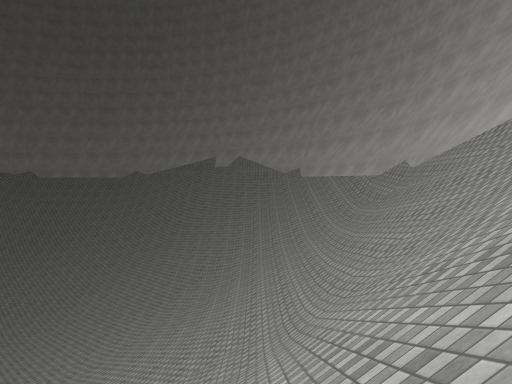
[1] (above)

24 first-person views from a walk through a scene from a Unity 3-D project. The camera is 1.4 m above the floor, tilts 2° down and sees 70° across. The floor is counted in squares, 2 m on a side. Each view is taken from the middle of a square. On the plan, view 1 faces up. The plan holds only what a view shows up to about 11 squares ahead; the rest is blank. The place goes on beyond the plan. The player is left out. Surface patterns are stand-ins for the level's own textures.

[2]
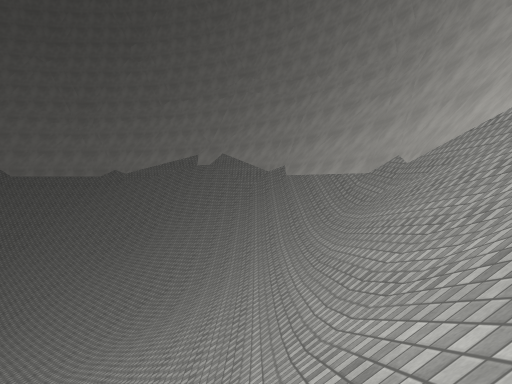

[3]
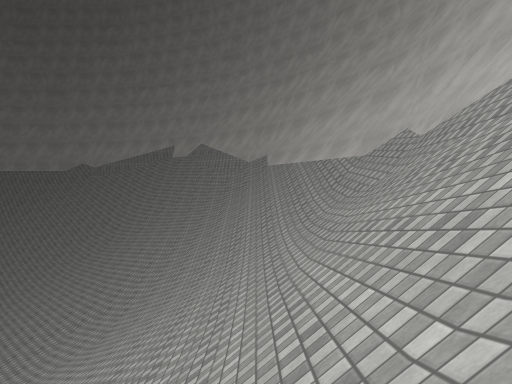

[4]
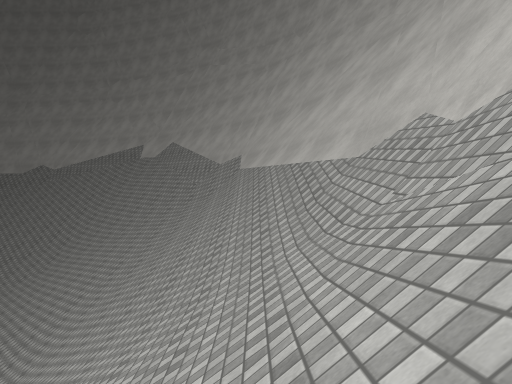

[5]
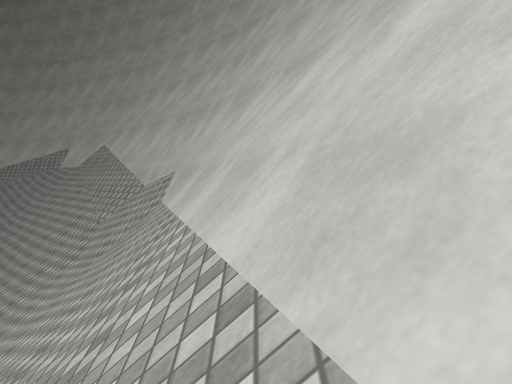

[6]
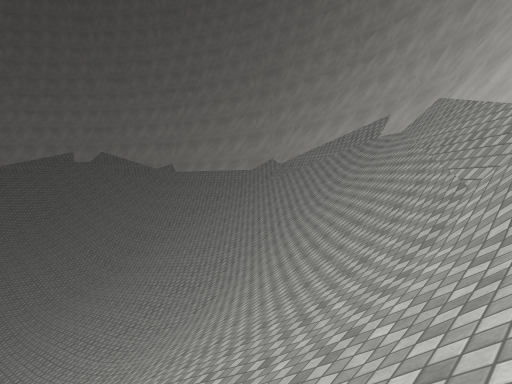

[7]
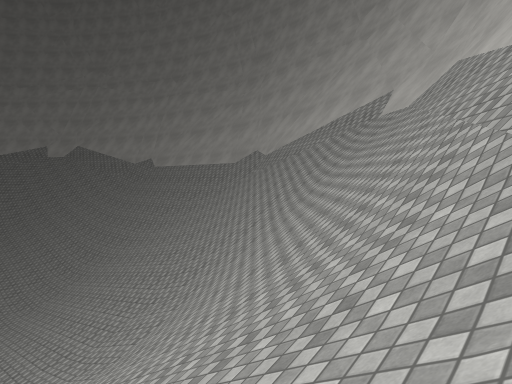

[8]
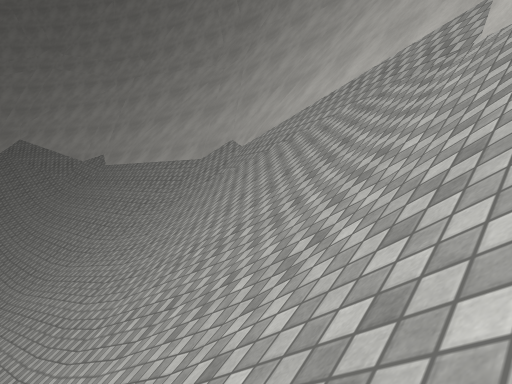

[9]
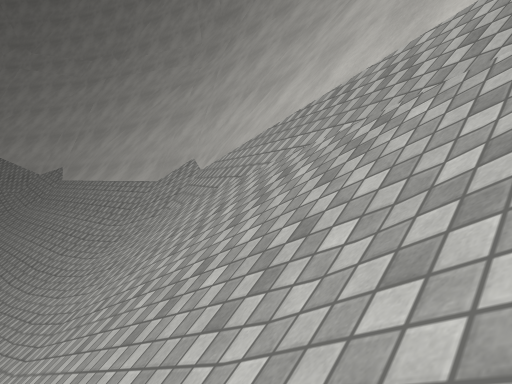

[10]
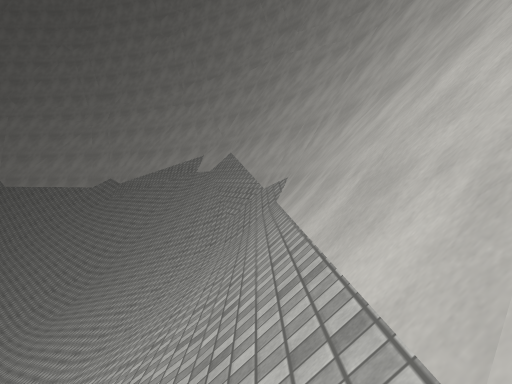

[11]
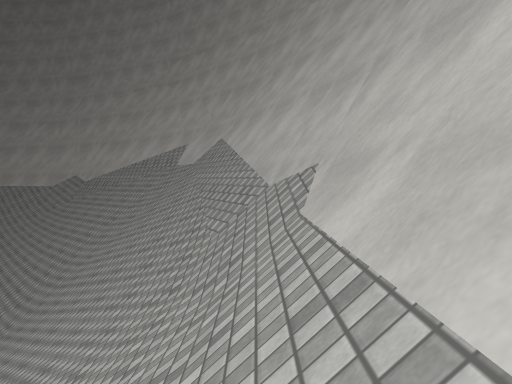

[12]
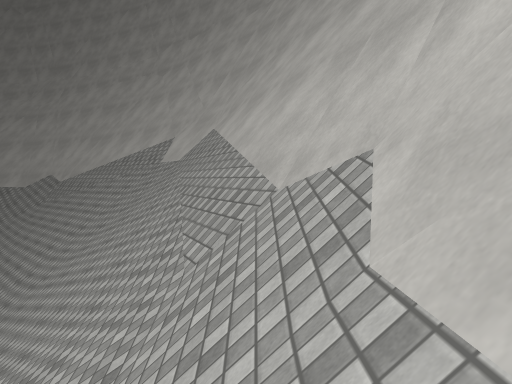

[13]
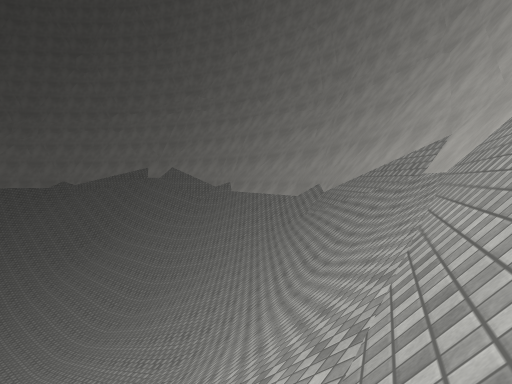

[14]
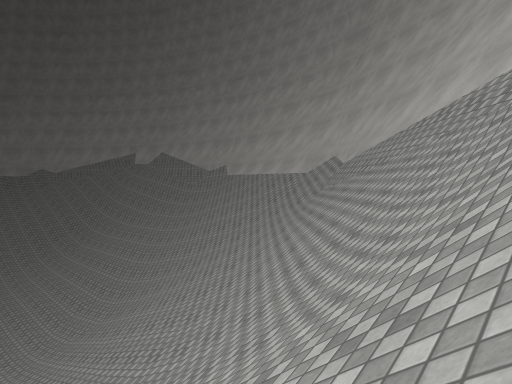

[15]
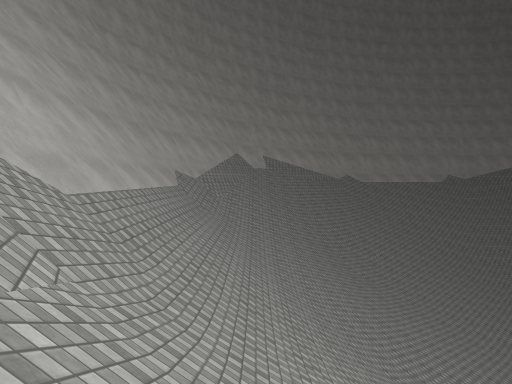

[16]
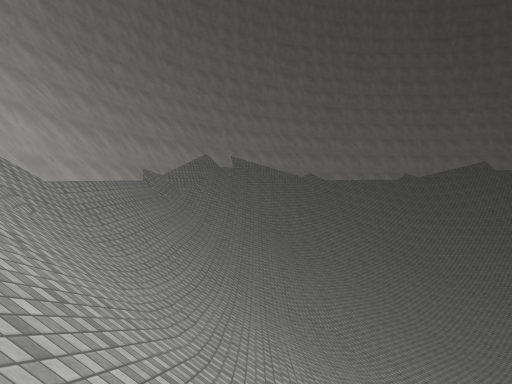

[17]
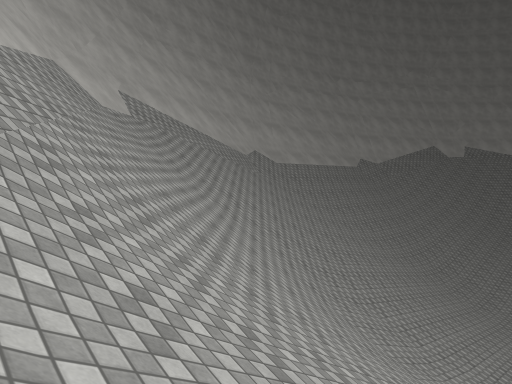

[18]
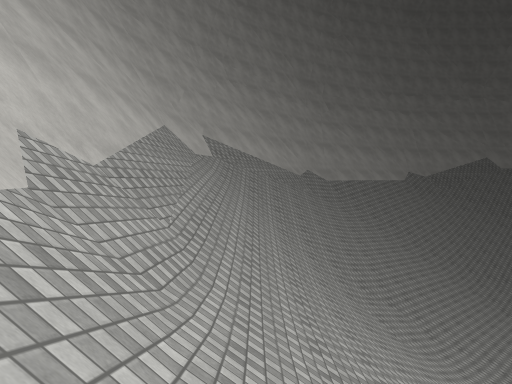

[19]
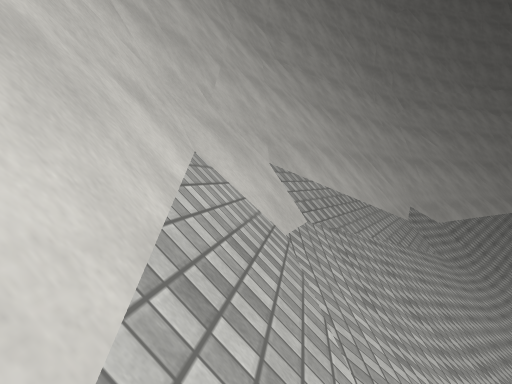

[20]
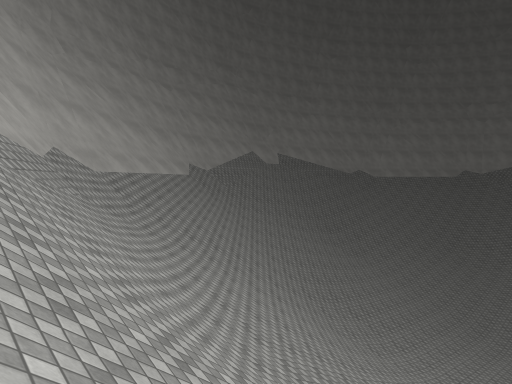

[21]
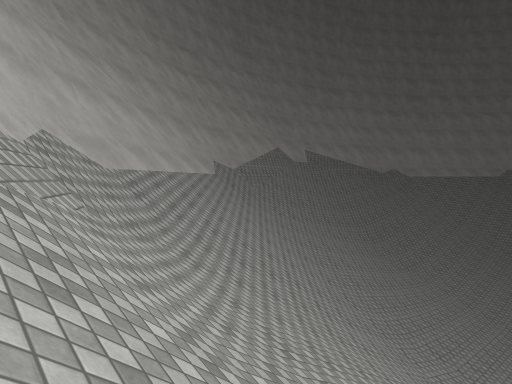

[22]
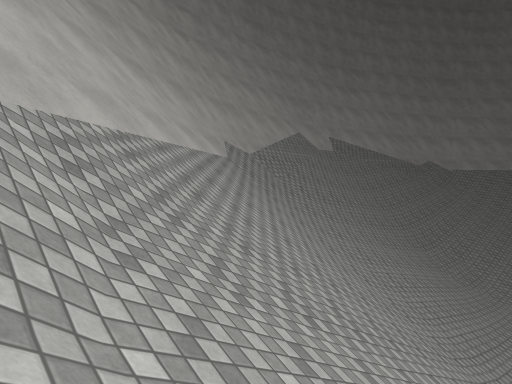

[23]
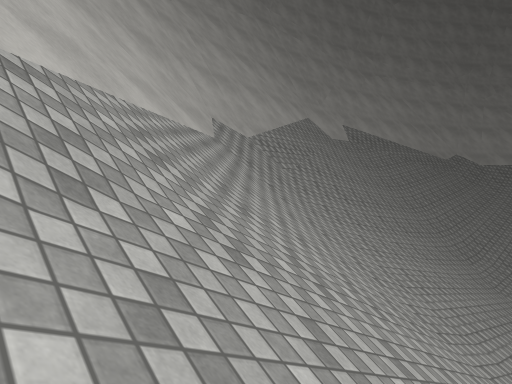

[24]
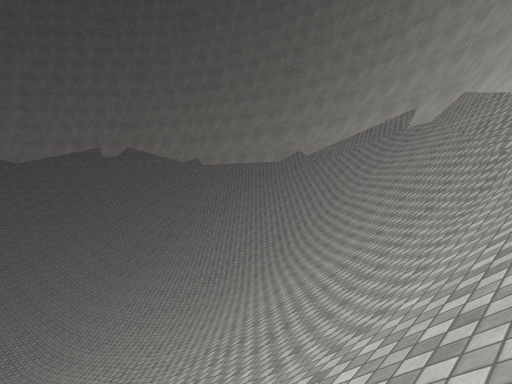

### Floor plan
Key: @ floor where view 1 was taken; # wall or solid block; . main floor; : floor 1 m higher than the main floor; - floor 1.5 m lower than the main floor; / step, stairs or slope; = window, fence, low wall or low ledge.
Columns run from 29 left of view 1 to 6 right of it. Each row starts with its distance up from view 1.
 30         ###############
 29     ######///////////######
 28   ###/////////////////////###
 27  ###///////////////////////###
 26  #///////////////////////////#
 25 ##///////////////////////////##
 24 #/////////////////////////////#
 23 #/////////////////////////////##
 22 ///////////////////////////////##
 21 ///////////////: ///////////////#
 20 ///////       .. ///////////////#
 19 ///////           //////////////##
 18  ///////          ///////////////#
 17   //////          -//    ////////#
 16    ////                 /////////##
 15     ///                 /////////##
 14      //                 //////////#
 13                        ///////////#
 12                        ///////////##
 11                        ///////////##
 10                         ///////////#
  9                          //////////#
  8                           /////////#
  7                          //////////#
  6                          //////////#
  5                          /////////##
  4                     //////////////#
  3                     //////////////#
  2                   ///////////////##
  1                   //////////////##
  0                    //////////@/##
 -1                 //////////////##
 -2                 /////////////##
 -3               /////////////####
 -4               ////////////###
 -5                //////////##
 -6                 ///////=##

Positions as (right, up) in squares from view 1, and headings:
1: (0, 0), facing up
2: (1, 2), facing up
3: (2, 5), facing up
4: (3, 8), facing up
5: (4, 14), facing up
6: (2, 17), facing up-left
7: (1, 19), facing up-left
8: (-2, 23), facing up-left
9: (-3, 25), facing up-left
10: (-10, 29), facing left
11: (-14, 29), facing left
12: (-16, 29), facing left
13: (-19, 29), facing down-left
14: (-21, 27), facing down-left
15: (-22, 27), facing right
16: (-25, 25), facing right
17: (-29, 19), facing up-right
18: (3, 16), facing down
19: (5, 9), facing down
20: (3, 7), facing down-left
21: (2, 4), facing down-left
22: (0, 1), facing down-left
23: (-2, -1), facing down-left
24: (2, 15), facing up-left
